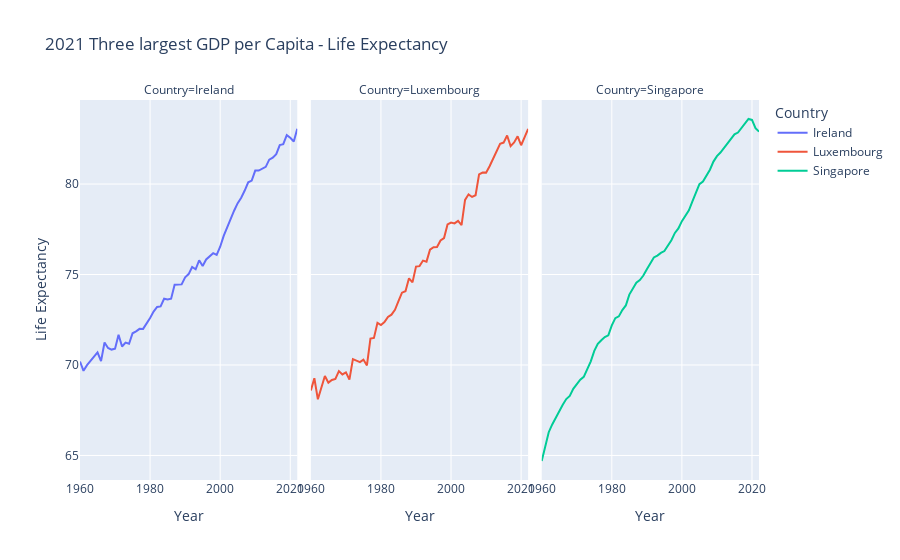

Notebook code cell kept with this figure:
### Markdown cell above
##### Plotly used below for practice.

### Code cell
lux_sing_ire_df = lux_sing_ire_df.reset_index()
fig = (
    px.line(lux_sing_ire_df,
            x='Year',
            y='Life Expectancy',
            facet_col='Country',
            color='Country',
            title='2021 Three largest GDP per Capita - Life Expectancy')
)

fig

### Figure 1 — Plotly figure (JSON) as saved in the notebook; plotly's stock layout.template omitted (floating-point values rounded to 4 significant figures)
{"data": [{"hovertemplate": "Country=Ireland<br>Year=%{x}<br>Life Expectancy=%{y}<extra></extra>", "legendgroup": "Ireland", "line": {"color": "#636efa", "dash": "solid"}, "marker": {"symbol": "circle"}, "mode": "lines", "name": "Ireland", "orientation": "v", "showlegend": true, "type": "scatter", "x": [1960, 1961, 1962, 1963, 1964, 1965, 1966, 1967, 1968, 1969, 1970, 1971, 1972, 1973, 1974, 1975, 1976, 1977, 1978, 1979, 1980, 1981, 1982, 1983, 1984, 1985, 1986, 1987, 1988, 1989, 1990, 1991, 1992, 1993, 1994, 1995, 1996, 1997, 1998, 1999, 2000, 2001, 2002, 2003, 2004, 2005, 2006, 2007, 2008, 2009, 2010, 2011, 2012, 2013, 2014, 2015, 2016, 2017, 2018, 2019, 2020, 2021, 2022], "xaxis": "x", "y": [70.19, 69.68, 69.99, 70.23, 70.49, 70.69, 70.22, 71.25, 70.94, 70.85, 70.9, 71.68, 71.02, 71.24, 71.18, 71.75, 71.86, 72.0, 72.0, 72.27, 72.6, 72.95, 73.21, 73.24, 73.66, 73.62, 73.67, 74.43, 74.44, 74.46, 74.85, 75.03, 75.42, 75.29, 75.79, 75.47, 75.83, 75.99, 76.18, 76.08, 76.54, 77.13, 77.63, 78.14, 78.54, 78.94, 79.24, 79.64, 80.1, 80.19, 80.74, 80.75, 80.85, 80.95, 81.35, 81.45, 81.65, 82.16, 82.2, 82.7, 82.56, 82.35, 83.06], "yaxis": "y"}, {"hovertemplate": "Country=Luxembourg<br>Year=%{x}<br>Life Expectancy=%{y}<extra></extra>", "legendgroup": "Luxembourg", "line": {"color": "#EF553B", "dash": "solid"}, "marker": {"symbol": "circle"}, "mode": "lines", "name": "Luxembourg", "orientation": "v", "showlegend": true, "type": "scatter", "x": [1960, 1961, 1962, 1963, 1964, 1965, 1966, 1967, 1968, 1969, 1970, 1971, 1972, 1973, 1974, 1975, 1976, 1977, 1978, 1979, 1980, 1981, 1982, 1983, 1984, 1985, 1986, 1987, 1988, 1989, 1990, 1991, 1992, 1993, 1994, 1995, 1996, 1997, 1998, 1999, 2000, 2001, 2002, 2003, 2004, 2005, 2006, 2007, 2008, 2009, 2010, 2011, 2012, 2013, 2014, 2015, 2016, 2017, 2018, 2019, 2020, 2021, 2022], "xaxis": "x2", "y": [68.59, 69.27, 68.11, 68.72, 69.39, 69.03, 69.18, 69.23, 69.66, 69.48, 69.59, 69.2, 70.32, 70.24, 70.16, 70.3, 69.98, 71.46, 71.5, 72.33, 72.21, 72.37, 72.65, 72.78, 73.05, 73.53, 74.0, 74.08, 74.79, 74.57, 75.44, 75.46, 75.77, 75.71, 76.37, 76.51, 76.52, 76.88, 77.02, 77.77, 77.87, 77.82, 77.97, 77.73, 79.12, 79.43, 79.29, 79.38, 80.54, 80.64, 80.63, 80.99, 81.39, 81.8, 82.23, 82.29, 82.69, 82.1, 82.3, 82.64, 82.14, 82.6, 83.05], "yaxis": "y2"}, {"hovertemplate": "Country=Singapore<br>Year=%{x}<br>Life Expectancy=%{y}<extra></extra>", "legendgroup": "Singapore", "line": {"color": "#00cc96", "dash": "solid"}, "marker": {"symbol": "circle"}, "mode": "lines", "name": "Singapore", "orientation": "v", "showlegend": true, "type": "scatter", "x": [1960, 1961, 1962, 1963, 1964, 1965, 1966, 1967, 1968, 1969, 1970, 1971, 1972, 1973, 1974, 1975, 1976, 1977, 1978, 1979, 1980, 1981, 1982, 1983, 1984, 1985, 1986, 1987, 1988, 1989, 1990, 1991, 1992, 1993, 1994, 1995, 1996, 1997, 1998, 1999, 2000, 2001, 2002, 2003, 2004, 2005, 2006, 2007, 2008, 2009, 2010, 2011, 2012, 2013, 2014, 2015, 2016, 2017, 2018, 2019, 2020, 2021, 2022], "xaxis": "x3", "y": [64.69, 65.52, 66.29, 66.71, 67.07, 67.51, 67.8, 68.12, 68.29, 68.69, 68.91, 69.19, 69.35, 69.74, 70.2, 70.78, 71.17, 71.37, 71.55, 71.64, 72.19, 72.59, 72.69, 73.04, 73.29, 73.89, 74.25, 74.55, 74.7, 74.95, 75.3, 75.65, 75.95, 76.05, 76.2, 76.3, 76.6, 76.9, 77.3, 77.55, 77.95, 78.25, 78.55, 79.04, 79.49, 79.99, 80.14, 80.44, 80.79, 81.24, 81.54, 81.74, 82.0, 82.25, 82.5, 82.74, 82.85, 83.1, 83.3, 83.6, 83.54, 83.09, 82.9], "yaxis": "y3"}], "layout": {"annotations": [{"font": {}, "showarrow": false, "text": "Country=Ireland", "x": 0.16, "xanchor": "center", "xref": "paper", "y": 1, "yanchor": "bottom", "yref": "paper"}, {"font": {}, "showarrow": false, "text": "Country=Luxembourg", "x": 0.5, "xanchor": "center", "xref": "paper", "y": 1, "yanchor": "bottom", "yref": "paper"}, {"font": {}, "showarrow": false, "text": "Country=Singapore", "x": 0.84, "xanchor": "center", "xref": "paper", "y": 1, "yanchor": "bottom", "yref": "paper"}], "legend": {"title": {"text": "Country"}, "tracegroupgap": 0}, "title": {"text": "2021 Three largest GDP per Capita - Life Expectancy"}, "xaxis": {"anchor": "y", "domain": [0, 0.32], "title": {"text": "Year"}}, "xaxis2": {"anchor": "y2", "domain": [0.34, 0.66], "matches": "x", "title": {"text": "Year"}}, "xaxis3": {"anchor": "y3", "domain": [0.68, 1.0], "matches": "x", "title": {"text": "Year"}}, "yaxis": {"anchor": "x", "domain": [0, 1], "title": {"text": "Life Expectancy"}}, "yaxis2": {"anchor": "x2", "domain": [0, 1], "matches": "y", "showticklabels": false}, "yaxis3": {"anchor": "x3", "domain": [0, 1], "matches": "y", "showticklabels": false}}}
